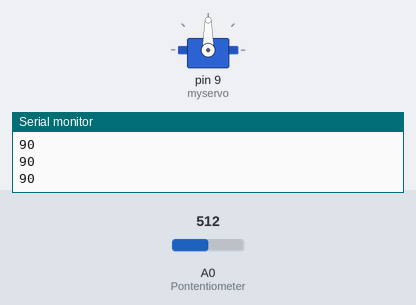
A sketch run on a simulated Arduino Uno, built with avr-gcc and run on an emulated ATmega328P. Shown: servo, the last lines printed to the serial monitor. Inputs (shaded band) come from the test bench; at power-on: A0 (Pontentiometer) = 512.

Above: at 1.2 s.
1.3 s: A0 (Pontentiometer) set to 716
At 1.8 s:
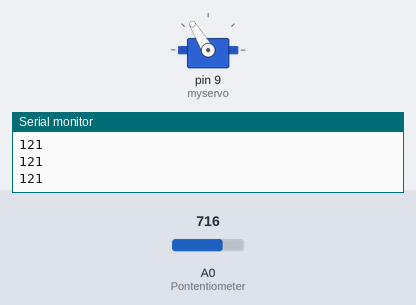
2.8 s: A0 (Pontentiometer) set to 900
At 3.3 s:
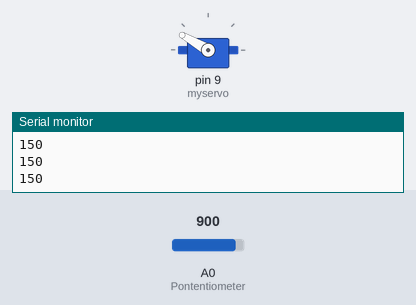
4.3 s: A0 (Pontentiometer) set to 1023
At 5.3 s:
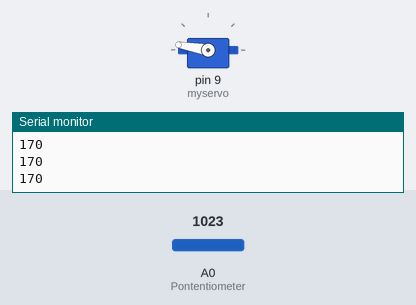
5.8 s: A0 (Pontentiometer) set to 306
At 6.8 s:
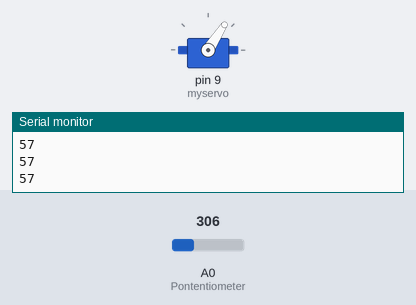
7.3 s: A0 (Pontentiometer) set to 122
At 8.2 s:
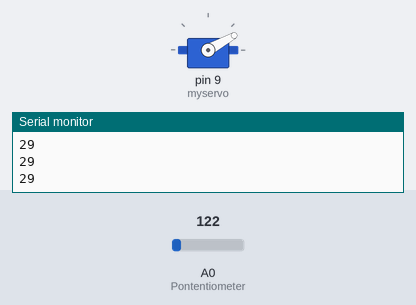
8.8 s: A0 (Pontentiometer) set to 0
At 10.0 s:
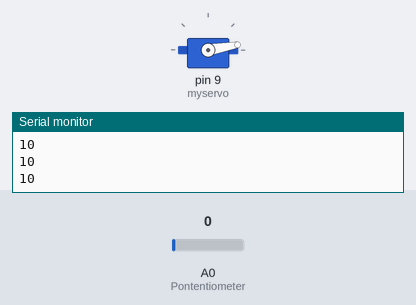
Timing chart, 0 to 11.3 s (numbered marks = the images above; inputs shaded):
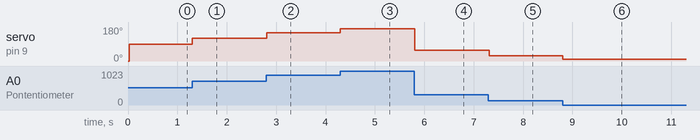

The sketch:

servopotentio.ino
```cpp
#include <Servo.h>

Servo myservo;
int pos = 0;    // variable to store the servo position
int Pontentiometer = A0;
void setup() {
  myservo.attach(9);  // attaches the servo on pin 9 to the servo object
  pinMode(Pontentiometer,INPUT);
  Serial.begin(9600);
}
void loop() {
     myservo.write(pos);              // tell servo to go to position in variable 'pos'
    delay(20);
    int val=analogRead(Pontentiometer );            // waits 15 ms for the servo to reach the position
 pos=map(val,0,1023,10,170);
 Serial.println(pos);
}
```

Measured:
- after the input at 1.3 s, servo on pin 9 (myservo): 90° → 121° at once
- after the input at 2.8 s, servo on pin 9 (myservo): 121° → 150° at once
- after the input at 4.3 s, servo on pin 9 (myservo): 150° → 170° at once
- after the input at 5.8 s, servo on pin 9 (myservo): 170° → 57° at once
- after the input at 7.3 s, servo on pin 9 (myservo): 57° → 29° at once
- after the input at 8.8 s, servo on pin 9 (myservo): 29° → 10° at once
